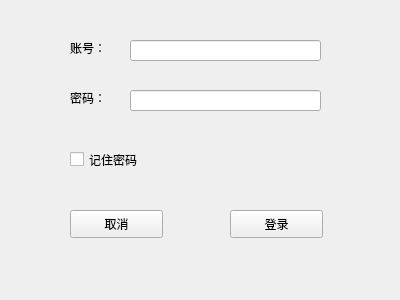
<?xml version="1.0" encoding="UTF-8"?>
<ui version="4.0">
 <class>Form</class>
 <widget class="QWidget" name="Form">
  <property name="geometry">
   <rect>
    <x>0</x>
    <y>0</y>
    <width>400</width>
    <height>300</height>
   </rect>
  </property>
  <property name="windowTitle">
   <string>Form</string>
  </property>
  <widget class="QLabel" name="label">
   <property name="geometry">
    <rect>
     <x>70</x>
     <y>40</y>
     <width>72</width>
     <height>15</height>
    </rect>
   </property>
   <property name="text">
    <string>账号：</string>
   </property>
  </widget>
  <widget class="QLabel" name="label_2">
   <property name="geometry">
    <rect>
     <x>70</x>
     <y>90</y>
     <width>72</width>
     <height>15</height>
    </rect>
   </property>
   <property name="text">
    <string>密码：</string>
   </property>
  </widget>
  <widget class="QPushButton" name="pushButton">
   <property name="geometry">
    <rect>
     <x>70</x>
     <y>210</y>
     <width>93</width>
     <height>28</height>
    </rect>
   </property>
   <property name="text">
    <string>取消</string>
   </property>
  </widget>
  <widget class="QPushButton" name="pushButton_2">
   <property name="geometry">
    <rect>
     <x>230</x>
     <y>210</y>
     <width>93</width>
     <height>28</height>
    </rect>
   </property>
   <property name="text">
    <string>登录</string>
   </property>
  </widget>
  <widget class="QCheckBox" name="checkBox">
   <property name="geometry">
    <rect>
     <x>70</x>
     <y>150</y>
     <width>91</width>
     <height>19</height>
    </rect>
   </property>
   <property name="text">
    <string>记住密码</string>
   </property>
  </widget>
  <widget class="QLineEdit" name="lineEdit">
   <property name="geometry">
    <rect>
     <x>130</x>
     <y>90</y>
     <width>191</width>
     <height>21</height>
    </rect>
   </property>
  </widget>
  <widget class="QLineEdit" name="lineEdit_2">
   <property name="geometry">
    <rect>
     <x>130</x>
     <y>40</y>
     <width>191</width>
     <height>21</height>
    </rect>
   </property>
  </widget>
 </widget>
 <resources/>
 <connections/>
</ui>
